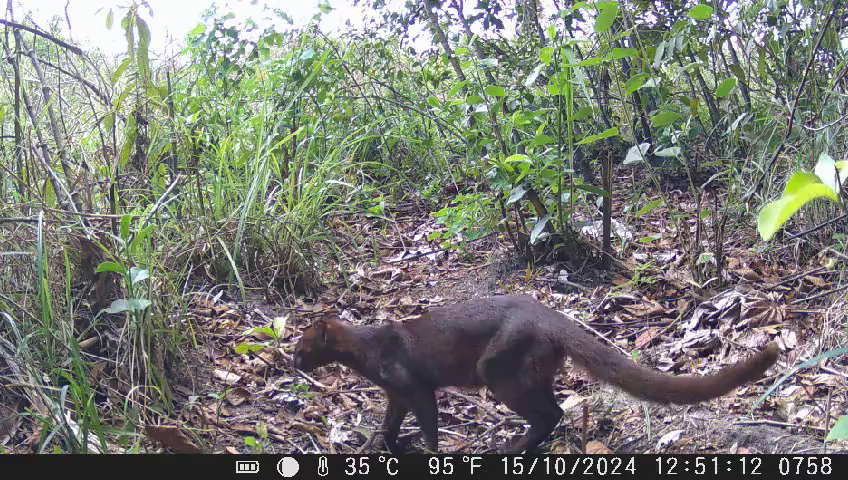
#> input picture frame 0 of test_videos/camera_trap_wildlife.mp4, 848 x 480 px
$ python video_to_frames.py test_videos/camera_trap_wildlife.mp4 test_videos/frames_wildlife 30
#> lines starting #> are read from the running program, lines starting #| are printed output that depends on the picture
#!/usr/bin/env python3
"""
High-Definition Video to FPGA Frame Converter & Motion Extractor
-----------------------------------------------------------------
Converts video into crisp, high-contrast 128x72 frames for FPGA behavioral simulation.
Features:
  1. Auto-detects the active motion sequence where animals move.
  2. Frame stride/step to ensure clear, visible movement between consecutive frames.
  3. CLAHE contrast enhancement & edge sharpening to eliminate blur and muddy grayness.
  4. Exports both exact 128x72 hardware files (.mem & .png) and crisp 512x288 previews.
  5. Generates a composite motion grid image for quick visual inspection.

Usage:
    python scripts/video_to_frames.py <video_file> [output_dir] [num_frames] [start_frame] [step]

Examples:
    python scripts/video_to_frames.py test_videos/camera_trap_wildlife.mp4 test_videos/frames_wildlife 30
    python scripts/video_to_frames.py test_videos/camera_trap_wildlife.mp4 test_videos/frames_wildlife 30 35 3
"""

import sys
import os
import cv2
import numpy as np

def find_best_motion_window(video_path, window_size=30, step=3):
    """Scans the video to automatically locate the segment with strongest animal motion."""
#> called with video_path = 'test_videos/camera_trap_wildlife.mp4', window_size = 30, step = 3
    cap = cv2.VideoCapture(video_path)
    total_frames = int(cap.get(cv2.CAP_PROP_FRAME_COUNT))
    if total_frames <= 0:
        return 0

    prev_gray = None
    motion_scores = []
    sample_rate = 2

    for f in range(0, total_frames, sample_rate):
        cap.set(cv2.CAP_PROP_POS_FRAMES, f)
        ret, frame = cap.read()
        if not ret: break
        gray = cv2.cvtColor(frame, cv2.COLOR_BGR2GRAY)
        if prev_gray is not None:
            diff = cv2.absdiff(gray, prev_gray)
            score = int(np.sum(diff > 25))
            motion_scores.append((f, score))
        prev_gray = gray
#> this loop made 31 passes
#> score on passes 2 to 13: 2136, 3660, 4325, 5302, 5904, 6960, 6681, 6223, 6890, 5922, 4827, 3928
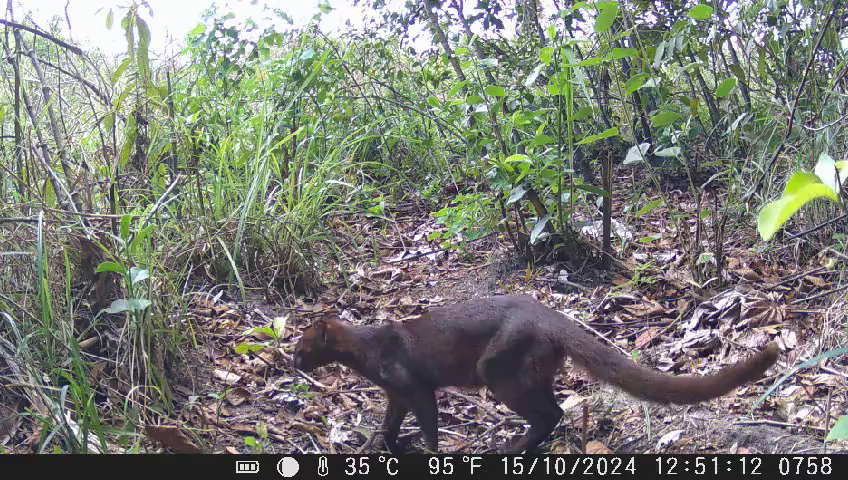
#> input picture frame 0 of test_videos/camera_trap_wildlife.mp4, 848 x 480 px
#> pass 1, in find_best_motion_window, `gray = cv2.cvtColor(frame, cv2.COLOR_BGR2GRAY)`:
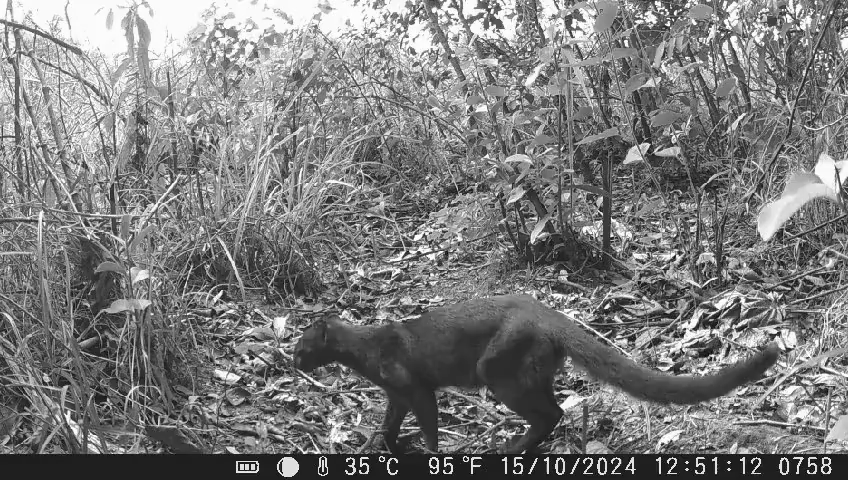
#> gray: shape (480, 848); min 3, max 255, mean 124.5
#> pass 2, in find_best_motion_window, `diff = cv2.absdiff(gray, prev_gray)`:
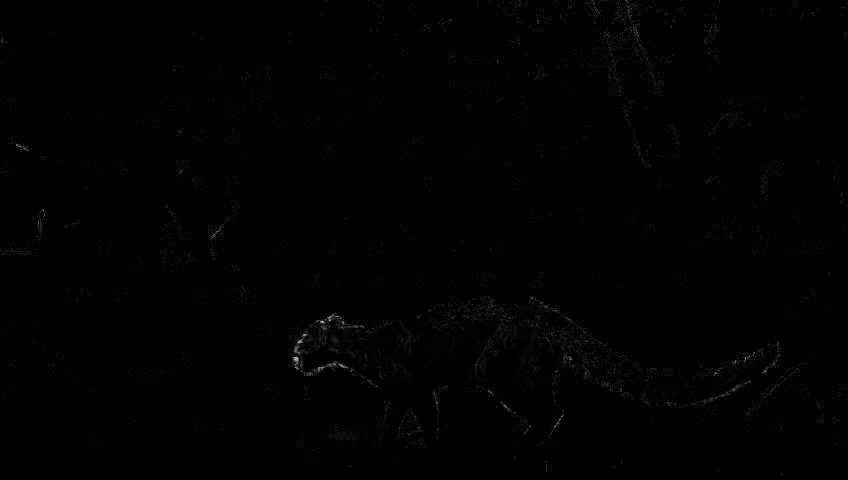
#> diff: shape (480, 848); min 0, max 197, mean 1.1
#> after the loop:
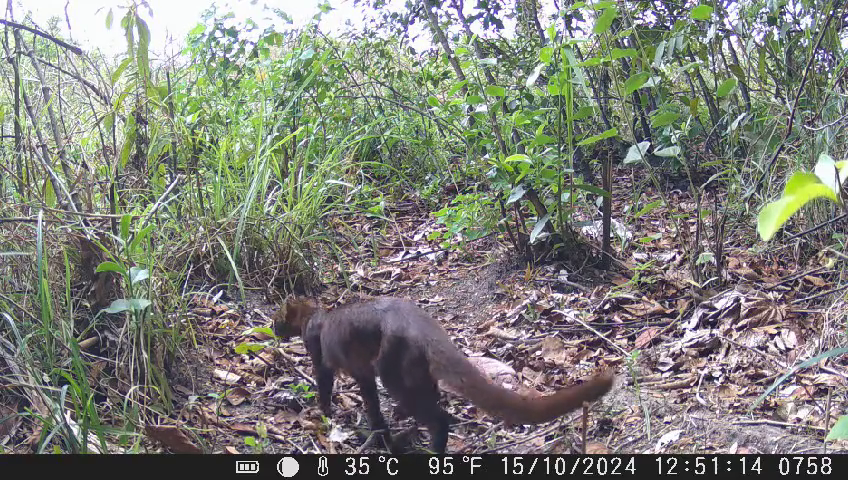
#> frame: shape (480, 848, 3); mean B, G, R 120.7, 128.9, 127.2
#> after the loop:
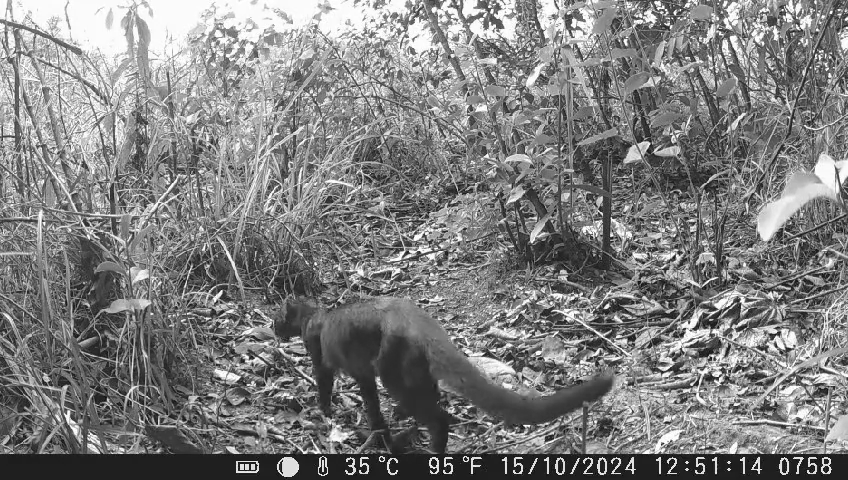
#> gray: shape (480, 848); min 3, max 255, mean 127.4
#> after the loop, motion_scores = 29 pairs, first value 2 to 58, second value 729 to 9010
    cap.release()

    if not motion_scores:
        return 0

    # Find window of length (window_size * step) with maximum sustained motion
    needed_span = window_size * step
    best_start = 0
    max_sum = -1

    for i in range(len(motion_scores)):
        start_f = motion_scores[i][0]
        if start_f + needed_span > total_frames:
            break
        # Sum motion in this window
        win_motion = sum(s[1] for s in motion_scores if start_f <= s[0] < start_f + needed_span)
        if win_motion > max_sum:
            max_sum = win_motion
            best_start = start_f

    return best_start

def enhance_frame(gray_frame):
    """
    Applies Adaptive Contrast Enhancement (CLAHE) and Unsharp Masking
    to eliminate blur, expand dynamic range, and sharpen animal contours.
    """
    # 1. CLAHE local contrast stretching (clipLimit=2.2, grid=8x8)
    clahe = cv2.createCLAHE(clipLimit=2.2, tileGridSize=(8, 8))
    contrasted = clahe.apply(gray_frame)

    # 2. High-quality anti-aliased downsampling to FPGA resolution (128x72)
    resized = cv2.resize(contrasted, (128, 72), interpolation=cv2.INTER_AREA)

    # 3. Unsharp masking to keep boundaries crisp at low resolution
    blurred = cv2.GaussianBlur(resized, (0, 0), 1.2)
    sharpened = cv2.addWeighted(resized, 1.6, blurred, -0.6, 0)

    # 4. Normalize and clip to full 8-bit dynamic range [0..255]
    final_frame = np.clip(sharpened, 0, 255).astype(np.uint8)
    return final_frame

def convert_video(video_path, output_dir=None, num_frames=30, start_frame=None, step=3):
    if not os.path.exists(video_path):
        print(f"[ERROR] Video file not found: {video_path}")
        return False

    if output_dir is None:
        base_name = os.path.splitext(os.path.basename(video_path))[0]
        output_dir = os.path.join("test_videos", f"frames_{base_name}")

    preview_dir = os.path.join(output_dir, "previews")
    os.makedirs(output_dir, exist_ok=True)
    os.makedirs(preview_dir, exist_ok=True)

    cap = cv2.VideoCapture(video_path)
    if not cap.isOpened():
        print(f"[ERROR] Could not open video file: {video_path}")
        return False

    total_video_frames = int(cap.get(cv2.CAP_PROP_FRAME_COUNT))
    fps = cap.get(cv2.CAP_PROP_FPS)
    native_w = int(cap.get(cv2.CAP_PROP_FRAME_WIDTH))
    native_h = int(cap.get(cv2.CAP_PROP_FRAME_HEIGHT))

    # Auto-detect start frame if not explicitly given
    if start_frame is None or start_frame < 0:
        print("[INFO] Scanning video for peak animal movement window...")
        start_frame = find_best_motion_window(video_path, window_size=num_frames, step=step)
        print(f"[INFO] Auto-selected optimal motion start frame: #{start_frame}")

    print("==================================================================")
    print("   HIGH-DEFINITION FPGA FRAME EXTRACTION & ENHANCEMENT")
    print("==================================================================")
    print(f" Input Video     : {video_path}")
    print(f" Native Specs    : {native_w}x{native_h} @ {fps:.1f} fps ({total_video_frames} frames)")
    print(f" Output Target   : {output_dir}")
    print(f" Hardware Res    : 128x72 (FPGA Hardware Resolution)")
    print(f" Frame Count     : {num_frames} frames")
    print(f" Start Frame     : #{start_frame} (Time: {start_frame/fps:.2f}s)")
    print(f" Frame Stride    : Every {step} frames (~{fps/step:.1f} fps effective)")
    print(" Enhancement     : CLAHE Contrast + Edge Sharpening + Anti-Aliased Resampling")
    print("==================================================================")

    extracted_frames = []
    grid_images = []

    for i in range(num_frames):
        target_f = start_frame + i * step
        if target_f >= total_video_frames:
            print(f"[INFO] Video ended at frame {target_f}. Extracted {i} frames.")
            break

        cap.set(cv2.CAP_PROP_POS_FRAMES, target_f)
        ret, raw_frame = cap.read()
        if not ret: break

        gray = cv2.cvtColor(raw_frame, cv2.COLOR_BGR2GRAY)
        enhanced = enhance_frame(gray)
        extracted_frames.append(enhanced)

        # 1. Save hardware exact 128x72 PNG
        png_path = os.path.join(output_dir, f"frame_{i:03d}.png")
        cv2.imwrite(png_path, enhanced)

        # 2. Save hardware Verilog $readmemh hex memory file (9216 lines)
        mem_path = os.path.join(output_dir, f"frame_{i:03d}.mem")
        with open(mem_path, "w") as f:
            for row in enhanced:
                for pixel in row:
                    f.write(f"{int(pixel):02X}\n")

        # 3. Save crisp 512x288 nearest-neighbor upscaled preview for human viewing
        # (This prevents Windows Photo Viewer from applying blurry bilinear smoothing)
        crisp_preview = cv2.resize(enhanced, (512, 288), interpolation=cv2.INTER_NEAREST)
        cv2.putText(crisp_preview, f"Frame #{i:02d} (Src: {target_f})", (15, 30),
                    cv2.FONT_HERSHEY_SIMPLEX, 0.7, 255, 2, cv2.LINE_AA)
        preview_path = os.path.join(preview_dir, f"preview_{i:03d}.png")
        cv2.imwrite(preview_path, crisp_preview)

        # Save subset for grid
        if i < 12:
            grid_images.append(crisp_preview)

        if (i + 1) % 5 == 0 or (i + 1) == num_frames:
            print(f"  -> Processed {i+1}/{num_frames} frames...")

    cap.release()

    # 4. Generate composite motion grid image (3 rows x 4 cols = 12 frames)
    if len(grid_images) >= 12:
        row1 = np.hstack(grid_images[0:4])
        row2 = np.hstack(grid_images[4:8])
        row3 = np.hstack(grid_images[8:12])
        grid = np.vstack([row1, row2, row3])
        grid_scaled = cv2.resize(grid, (1280, 720), interpolation=cv2.INTER_AREA)
        grid_path = os.path.join(output_dir, "motion_sequence_grid.png")
        cv2.imwrite(grid_path, grid_scaled)
        print(f"\n[INFO] Generated motion sequence grid at: {grid_path}")

    # Compute inter-frame movement verification
    if len(extracted_frames) >= 2:
        deltas = []
        for j in range(len(extracted_frames) - 1):
            d = np.sum(cv2.absdiff(extracted_frames[j], extracted_frames[j+1]) > 20)
            deltas.append(d)
        avg_motion = np.mean(deltas)
        print(f"[VERIFIED] Average inter-frame motion delta: {avg_motion:.1f} active pixels/frame.")
        print(f"           Strong dynamic movement present across consecutive frames!")

    print("\n[SUCCESS] Frame extraction and enhancement complete!")
    print(f"Hardware simulation files ready in '{output_dir}'.")
    print(f"Crisp previews ready in '{preview_dir}'.")
    return True

if __name__ == "__main__":
    v_path = sys.argv[1] if len(sys.argv) > 1 else "test_videos/camera_trap_wildlife.mp4"
    out_dir = sys.argv[2] if len(sys.argv) > 2 else "test_videos/frames_wildlife"
    n_frames = int(sys.argv[3]) if len(sys.argv) > 3 else 30
    s_frame = int(sys.argv[4]) if len(sys.argv) > 4 else None
    step_val = int(sys.argv[5]) if len(sys.argv) > 5 else 3

    success = convert_video(v_path, out_dir, n_frames, s_frame, step_val)
    sys.exit(0 if success else 1)
